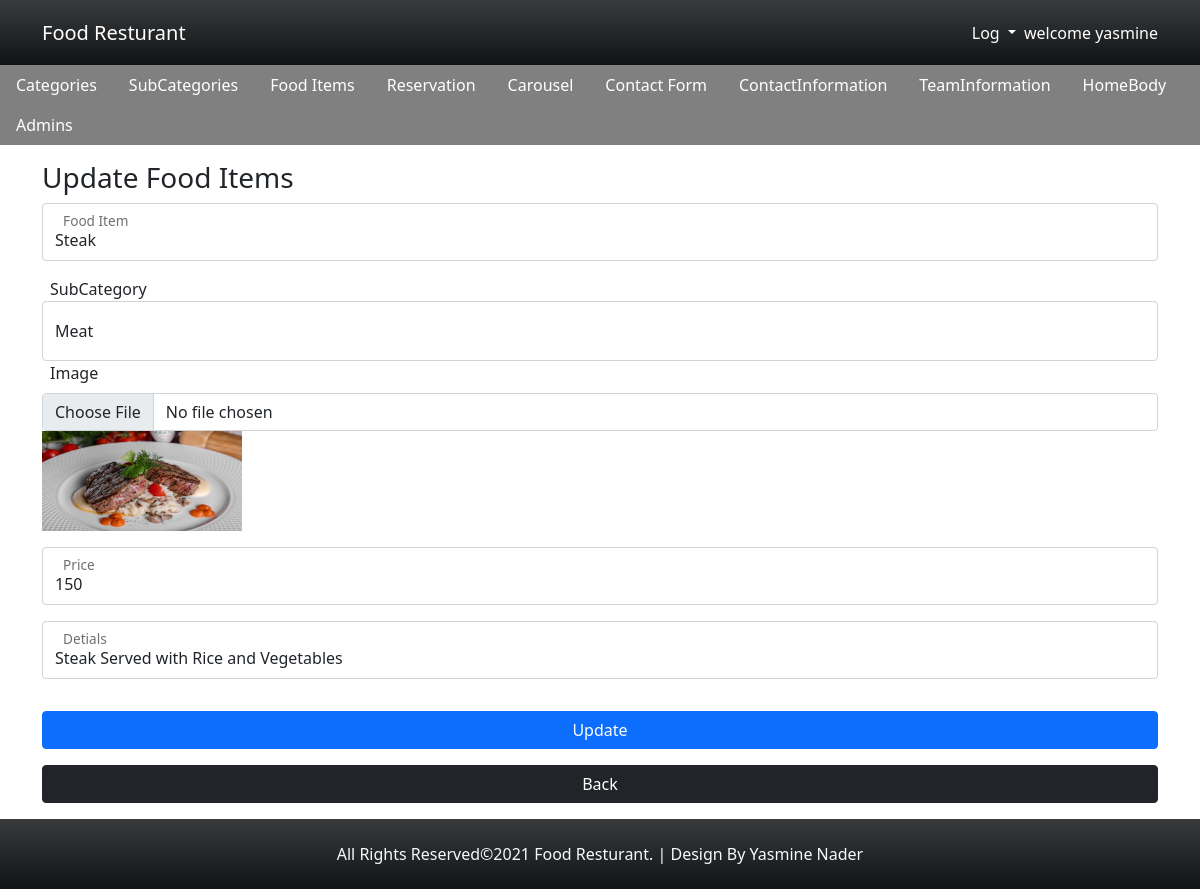
The page /fooditems/fooditemsupdate.php?id=1 (signed in) on the database its author committed.
### tables this page shows
CREATE TABLE `food_items` (
  `id` int(11) NOT NULL,
  `name` char(100) NOT NULL,
  `subCategory_id` int(11) NOT NULL,
  `image` char(255) NOT NULL,
  `details` varchar(300) NOT NULL,
  `price` char(10) NOT NULL
);

CREATE TABLE `subcategory` (
  `id` int(11) NOT NULL,
  `name` char(100) NOT NULL,
  `categories_id` int(11) NOT NULL,
  `image` char(255) NOT NULL
);

### fooditems/fooditemsupdate.php (the view, shortened to what this page needs)
<?php
require "../connection/dbconnection.php";
$id=filter_var($_GET["id"],FILTER_SANITIZE_NUMBER_INT);
$op="select * from subcategory";
$operation=mysqli_query($con,$op);
$opitem="select * from food_items where id=".$id;
$operationitemquery=mysqli_query($con,$opitem);
if($operationitemquery){
    $operationitem=mysqli_fetch_assoc($operationitemquery);
}else{
    echo "no data related to this id";
}
?>
<?php include "../layout/headeradmin.php";?>
<?php include "../layout/navbaradmin.php";?>
<div class="container ">
<?php if(isset($_SESSION["Name"])){?>
<h3>Update Food Items</h3>
<form method="post" action="<?php echo htmlspecialchars($_SERVER['PHP_SELF'])."?id=$id"; ?>" enctype='multipart/form-data' >
<div class="form-floating mb-3">
              <input type="text" class="form-control" id="fooditem" placeholder="fooditem" name="fooditem" value="<?php echo $operationitem["name"]?>">
              <label for="fooditem" class="ms-2">Food Item</label>
            </div>
            <div>
            <label for="subcategory" class="ms-2">SubCategory</label>
            <select name="subcategory" class="form-control">
                <?php while ($data=mysqli_fetch_assoc($operation))
                 {?>
               <option value="<?php echo $data['id']?>" <?php if($operationitem["subCategory_id"]==$data['id']){ echo "selected";} ?>> <?php echo $data['name']; ?></option>
               <?php }?>
             </select>
    </div>
    <div class="mb-3">
      <label for="image" class=" form-label ms-2">Image</label>
       <input type="file" class="form-control" name="image" id="image" >
       <div><img class="imageadmin" src="<?php echo ('../uploads/'.$operationitem['image']);?>"></div>
      </div>
      <div class="form-floating mb-3">
              <input type="text" class="form-control" id="price" placeholder="Price" name="price" value="<?php echo $operationitem["price"]?>">
              <label for="price" class="ms-2">Price</label>
            </div>
            <div class="form-floating mb-3">
              <input type="text" class="form-control" id="details" placeholder="Details" name="details" value="<?php echo $operationitem["details"]?>">
              <label for="details" class="ms-2">Detials</label>
            </div>
    <button type="submit"  class="btn btn-primary mt-3 w-100 " >Update</button>
    <div>
    <a href="fooditemsdisplay.php" class="btn btn-dark mt-3 w-100 mb-3">Back</a>
</div>
</form>
</div>
<?php include '../layout/footer.php'?>
<?php } else{header("location: ../admins/login.php");} ?>

### css/style.css (style rules this page uses)
body { padding: 0px; margin: 0px; }
select { height: 60px; }
.imageadmin { width: 200px; height: 100px; }

### rows shown on the page
food_items: fooditem "Steak", subcategory "Meat", image (picture), price "150", details "Steak Served with Rice and Vegetables"

### other values the page prints
$_SESSION["Name"] "yasmine"
